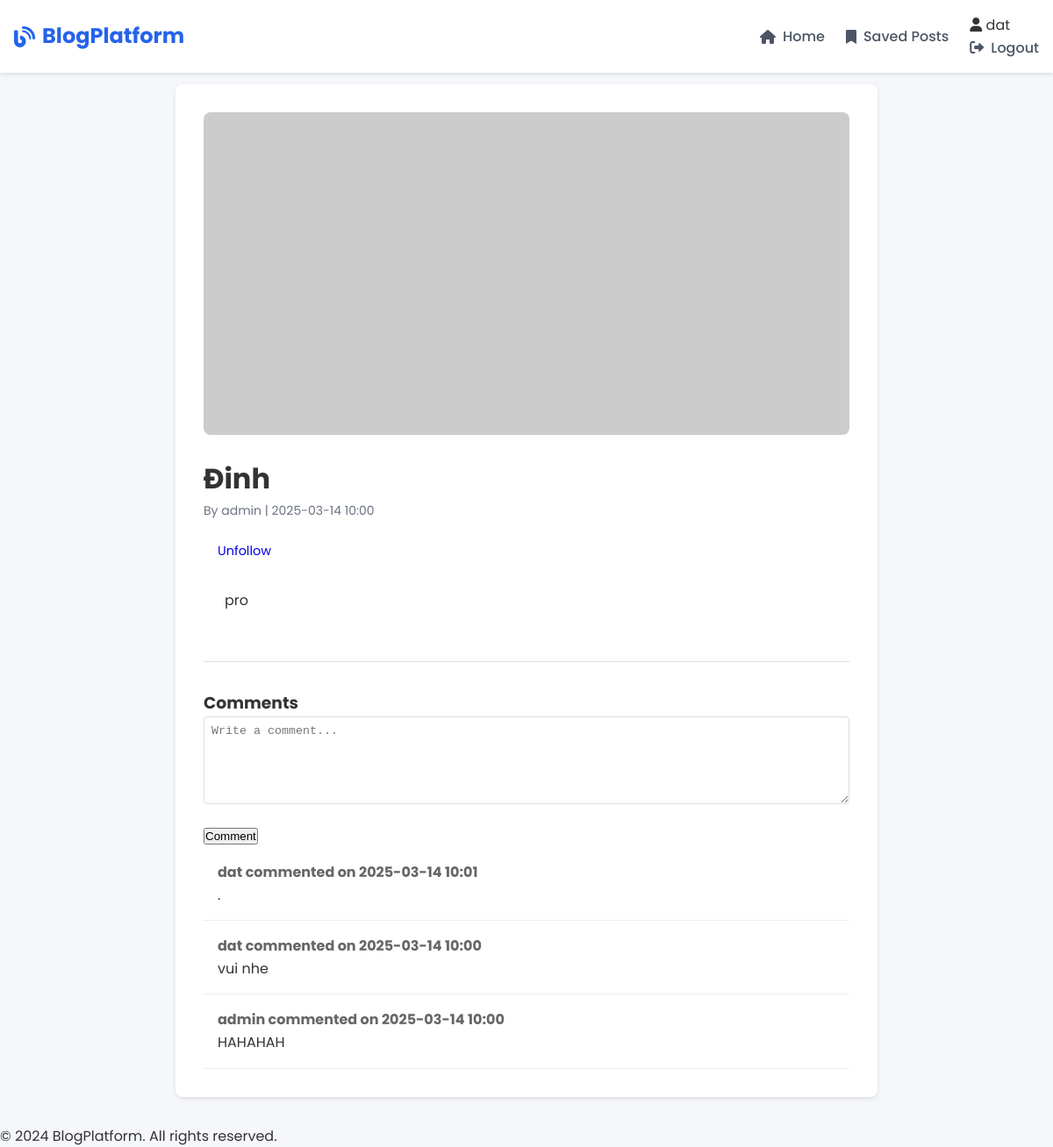
Before: /post/7 (signed in) with the older database file.
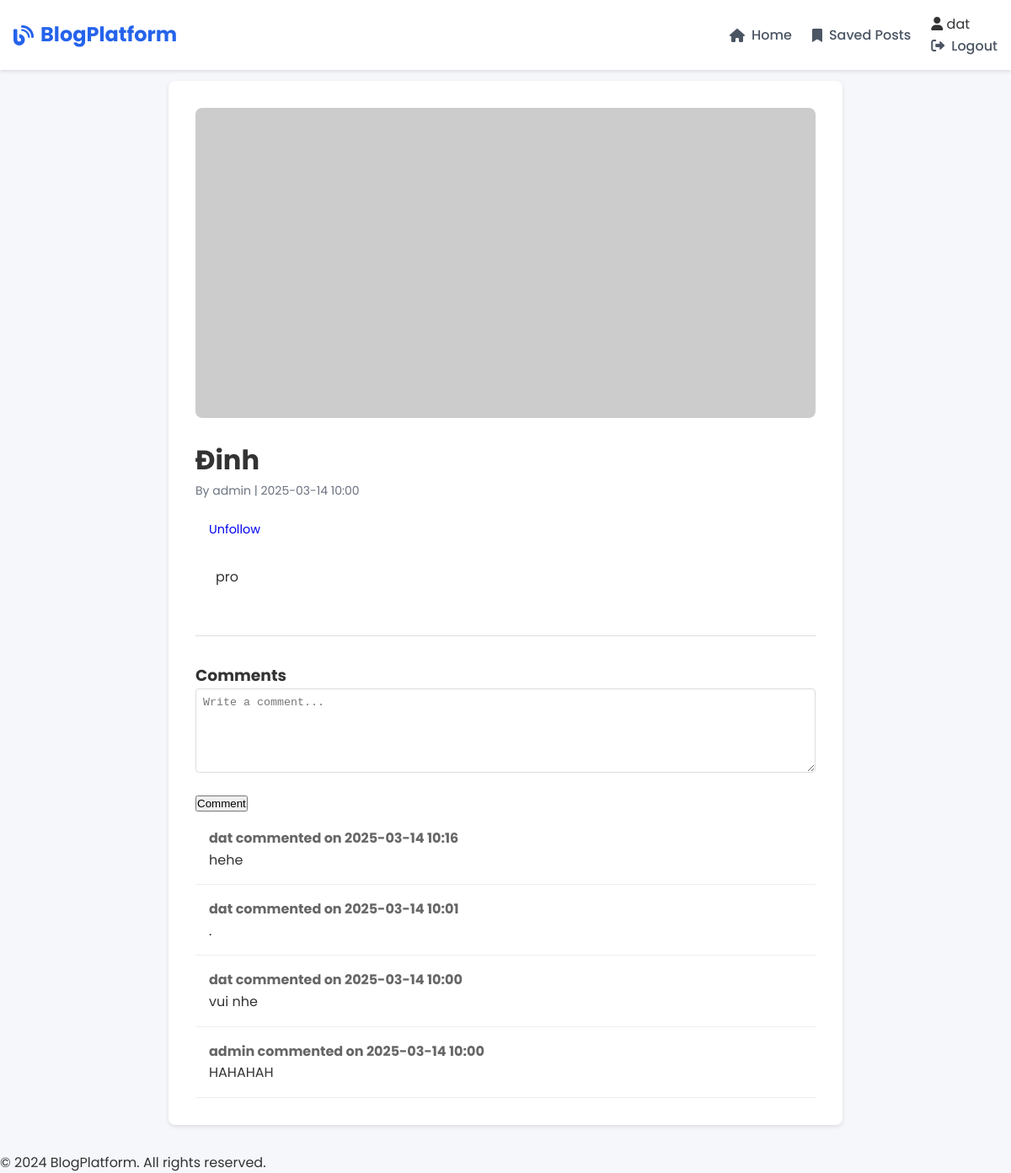
After: the same page with the newer database file.
### tables this page shows
CREATE TABLE users (
    id INTEGER PRIMARY KEY AUTOINCREMENT,
    username TEXT UNIQUE NOT NULL,
    password TEXT NOT NULL,
    is_actor INTEGER DEFAULT 0  -- 0: normal user, 1: actor
);

CREATE TABLE posts (
    id INTEGER PRIMARY KEY AUTOINCREMENT,
    title TEXT NOT NULL,
    content TEXT NOT NULL,
    image_url TEXT NOT NULL,
    created_at TIMESTAMP DEFAULT CURRENT_TIMESTAMP,
    updated_at TIMESTAMP DEFAULT CURRENT_TIMESTAMP,
    author_id INTEGER NOT NULL,
    FOREIGN KEY (author_id) REFERENCES users (id)
);

CREATE TABLE comments (
    id INTEGER PRIMARY KEY AUTOINCREMENT,
    content TEXT NOT NULL,
    created_at TIMESTAMP DEFAULT CURRENT_TIMESTAMP,
    post_id INTEGER NOT NULL,
    user_id INTEGER NOT NULL,
    FOREIGN KEY (post_id) REFERENCES posts (id),
    FOREIGN KEY (user_id) REFERENCES users (id)
);

### app.py (the view)
@app.route('/post/<int:post_id>', methods=['GET', 'POST'])
def post_detail(post_id):
    db = get_db()
    post = db.execute('''
        SELECT p.*, u.username,
        (SELECT COUNT(*) FROM follows WHERE post_id = p.id) as follow_count
        FROM posts p
        JOIN users u ON p.author_id = u.id
        WHERE p.id = ?
    ''', (post_id,)).fetchone()
    comments = db.execute('''
        SELECT c.*, u.username
        FROM comments c
        JOIN users u ON c.user_id = u.id
        WHERE c.post_id = ?
        ORDER BY c.created_at DESC
    ''', (post_id,)).fetchall()
    is_following = False
    if g.user:
        follow = db.execute('''
            SELECT * FROM follows
            WHERE user_id = ? AND post_id = ?
        ''', (g.user['id'], post_id)).fetchone()
        is_following = follow is not None
    if request.method == 'POST' and g.user:
        content = request.form['content']
        db.execute('INSERT INTO comments (content, post_id, user_id) VALUES (?, ?, ?)',
                  (content, post_id, g.user['id']))
        db.commit()
        return redirect(url_for('post_detail', post_id=post_id))
    return render_template('post_detail.html',
                         post=post,
                         comments=comments,
                         is_following=is_following)

### app.py (called while the page is built)
@app.template_filter('format_datetime')
def format_datetime(value):
    if isinstance(value, str):
        try:
            value = datetime.strptime(value, '%Y-%m-%d %H:%M:%S')
        except ValueError:
            return value
    return value.strftime('%Y-%m-%d %H:%M')

def get_db():
    if 'db' not in g:
        g.db = sqlite3.connect(app.config['DATABASE'])
        g.db.row_factory = sqlite3.Row
    return g.db

@app.before_request
def load_logged_in_user():
    user_id = session.get('user_id')
    if user_id is None:
        g.user = None
    else:
        g.user = get_db().execute(
            'SELECT * FROM users WHERE id = ?', (user_id,)
        ).fetchone()

@app.context_processor
def utility_processor():
    return dict(g=g)

### templates/post_detail.html (shortened to what this page needs)
{% extends 'base.html' %}
{% block content %}
<div class="post-detail">
    <img src="{{ post.image_url }}" alt="Post image">
    <h1>{{ post.title }}</h1>
    <p class="post-meta">
        By {{ post.username }} |
        {{ post.created_at|format_datetime }}
    </p>
    <div class="post-actions">
        {% if g.user %}
            <a href="{{ url_for('follow_post', post_id=post.id) }}" class="button">
                {% if is_following %}Unfollow{% else %}Follow{% endif %}
            </a>
        {% endif %}
    </div>
    <div class="post-content">
        {{ post.content }}
    </div>
    <div class="comments-section">
        <h3>Comments</h3>
        {% if g.user %}
            <form method="post" class="comment-form">
                <textarea name="content" required placeholder="Write a comment..."></textarea>
                <button type="submit">Comment</button>
            </form>
        {% else %}
            <p>Please <a href="{{ url_for('login') }}">login</a> to comment.</p>
        {% endif %}
        <div class="comments-list">
            {% for comment in comments %}
                <div class="comment">
                    <p class="comment-meta">
                        {{ comment.username }} commented on {{ comment.created_at|format_datetime }}
                    </p>
                    <p>{{ comment.content }}</p>
                </div>
            {% endfor %}
        </div>
    </div>
</div>
{% endblock %}

### templates/base.html (shortened to what this page needs)
<!DOCTYPE html>
<html lang="en">
<head>
    <link rel="stylesheet" href="{{ url_for('static', filename='css/style.css') }}">
    <link rel="stylesheet" href="https://cdnjs.cloudflare.com/ajax/libs/font-awesome/6.0.0/css/all.min.css">
</head>
<body>
    <nav class="navbar">
        <div class="nav-container">
            <a href="{{ url_for('home') }}" class="nav-logo">
                <i class="fas fa-blog"></i>
                BlogPlatform
            </a>
            <div class="nav-links">
                <a href="{{ url_for('home') }}" class="nav-link">
                    <i class="fas fa-home"></i> Home
                </a>
                {% if g.user %}
                    <a href="{{ url_for('my_saved_posts') }}" class="nav-link">
                        <i class="fas fa-bookmark"></i> Saved Posts
                    </a>
                    <div class="user-menu">
                        <span class="user-name">
                            <i class="fas fa-user"></i> {{ g.user['username'] }}
                        </span>
                        <a href="{{ url_for('logout') }}" class="nav-link">
                            <i class="fas fa-sign-out-alt"></i> Logout
                        </a>
                    </div>
                {% endif %}
            </div>
        </div>
    </nav>
    <main class="main-content">
        {% block content %}{% endblock %}
    </main>
    <footer class="footer">
        <div class="footer-content">
            <p>&copy; 2024 BlogPlatform. All rights reserved.</p>
        </div>
    </footer>
</body>
</html>

### static/css/style.css (style rules this page uses)
* { margin: 0; padding: 0; box-sizing: border-box; }
body { font-family: 'Poppins', sans-serif; line-height: 1.6; background-color: #f5f7fa; color: #333; }
.navbar { background-color: #ffffff; box-shadow: 0 2px 4px rgba(0,0,0,0.1); position: fixed; top: 0; left: 0; right: 0; z-index: 1000; }
.nav-container { max-width: 1200px; margin: 0 auto; padding: 1rem; display: flex; justify-content: space-between; align-items: center; }
.nav-logo { font-size: 1.5rem; font-weight: 700; color: #2563eb; text-decoration: none; display: flex; align-items: center; gap: 0.5rem; }
.nav-links { display: flex; align-items: center; gap: 1.5rem; }
.nav-link { color: #4b5563; text-decoration: none; font-weight: 500; transition: color 0.3s ease; display: flex; align-items: center; gap: 0.5rem; }
.main-content { max-width: 1200px; margin: 6rem auto 2rem; padding: 0 1rem; }
.post-content { padding: 1.5rem; }
.post-meta { font-size: 0.875rem; color: #6b7280; margin-bottom: 1rem; }
.post-actions { display: flex; flex-wrap: wrap; gap: 0.5rem; }
.button { padding: 0.5rem 1rem; border-radius: 5px; text-decoration: none; font-size: 0.9rem; transition: background-color 0.3s ease; }
.post-detail { max-width: 800px; margin: 0 auto; padding: 2rem; background: white; border-radius: 8px; box-shadow: 0 2px 5px rgba(0,0,0,0.1); }
.post-detail img { width: 100%; max-height: 400px; object-fit: cover; border-radius: 8px; margin-bottom: 1rem; }
.comments-section { margin-top: 2rem; padding-top: 2rem; border-top: 1px solid #ddd; }
.comment-form textarea { width: 100%; height: 100px; margin-bottom: 1rem; padding: 0.5rem; border: 1px solid #ddd; border-radius: 4px; }
.comment { padding: 1rem; border-bottom: 1px solid #eee; }
.comment-meta { font-weight: bold; color: #666; }

Changed rows visible on the page:
added comments: username "dat", created_at "2025-03-14 10:16", content "hehe"
